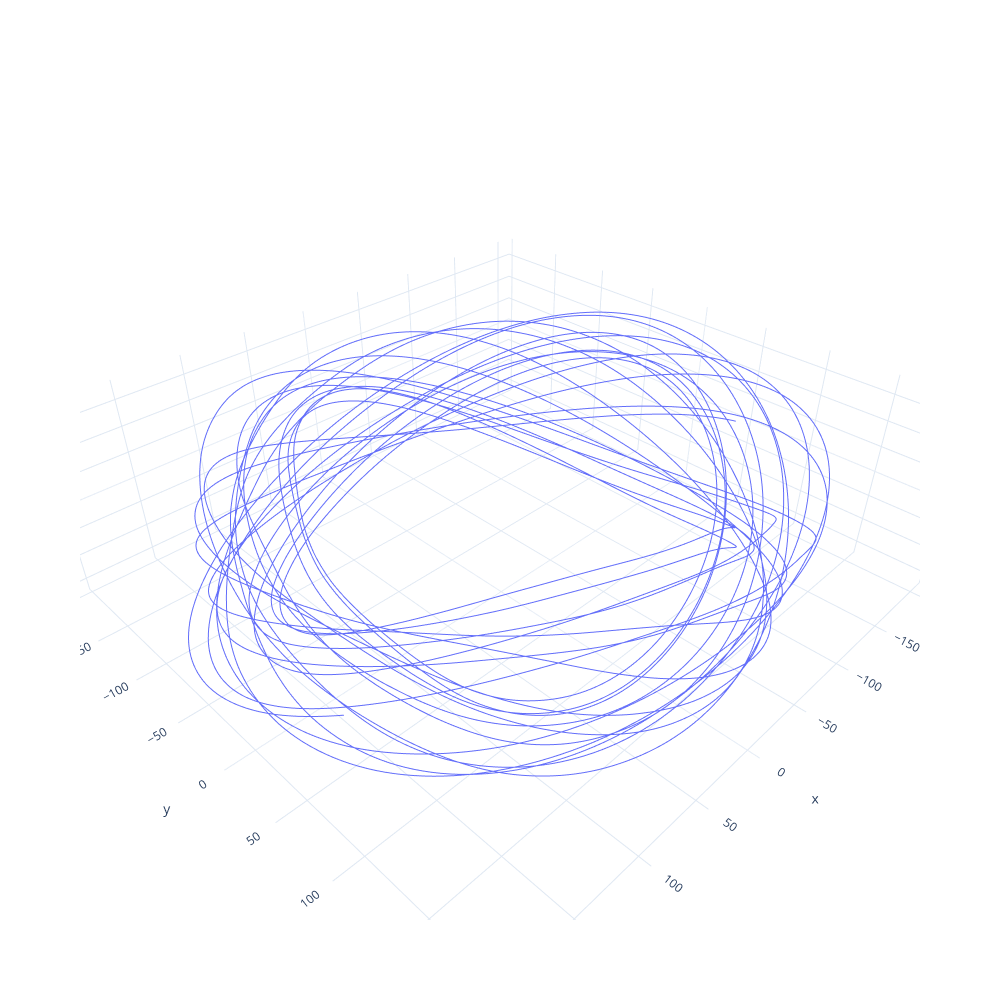

Notebook code cell kept with this figure:
### Code cell
fig_2 = go.Figure()
fig_2.update_layout(autosize=False, width=1000, height=1000)

fig_2.add_trace(go.Scatter3d(x=X_PCA_d[:,0],
                             y=X_PCA_d[:,1],
                             z=X_PCA_d[:,2],
                             mode='lines'
                            )
                )


fig_2.layout.template = 'plotly_white'
fig_2.show()

### Figure 1 — Plotly figure (JSON) as saved in the notebook; plotly's stock layout.template omitted (floating-point values rounded to 4 significant figures; data arrays with more than 128 entries replaced by an {"elided": "..."} marker saying what was removed)
{"data": [{"mode": "lines", "type": "scatter3d", "x": {"elided": "4691 float values"}, "y": {"elided": "4691 float values"}, "z": {"elided": "4691 float values"}}], "layout": {"autosize": false, "height": 1000, "width": 1000}}
